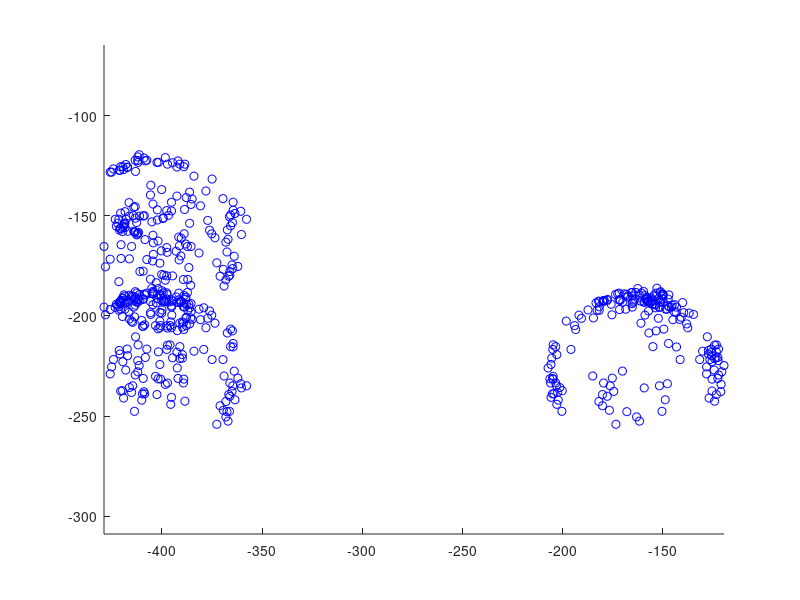
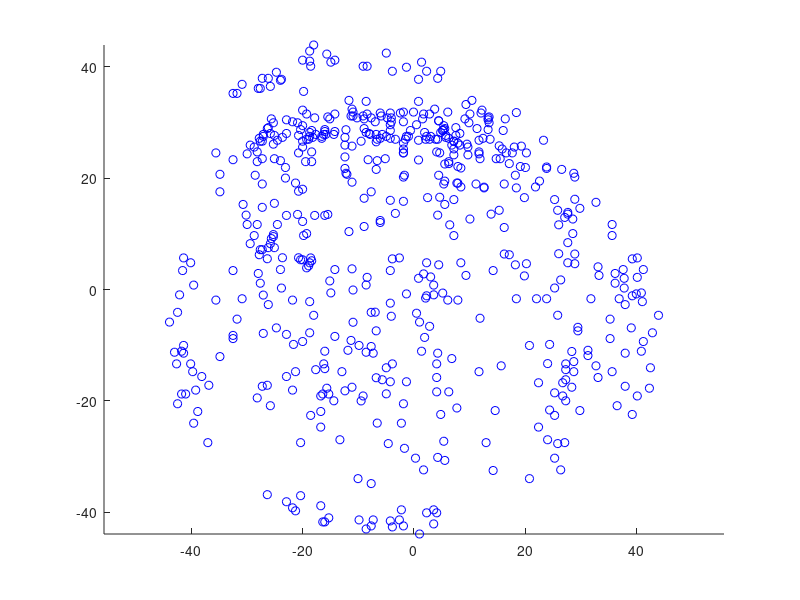
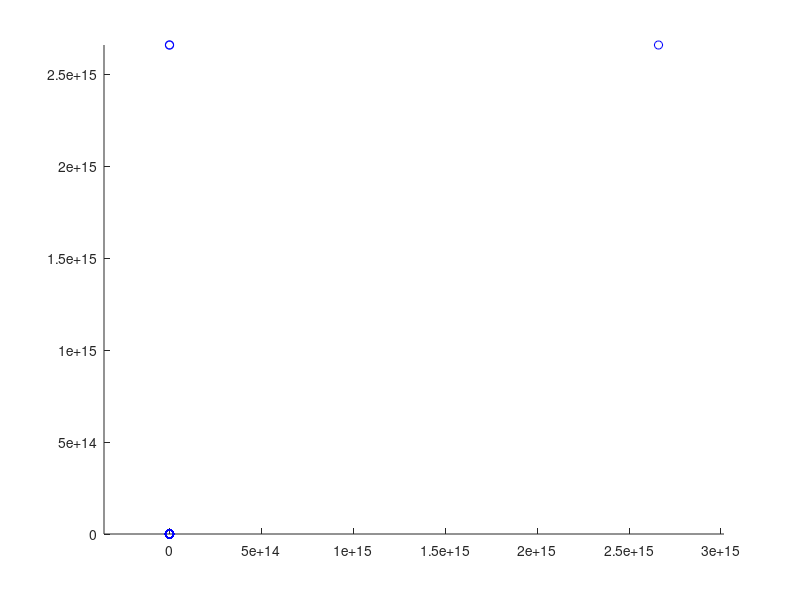

Here is the MATLAB script that generated these plots, in order:
clear all
clearvars
fid = fopen('log2.txt', 'r');
formatSpec = '%f';
sizeA = [3 Inf];
A = fscanf(fid,formatSpec,sizeA);
x = A(1,:);
y = A(2,:);
z = A(3,:);
mx_offset = (max(x) + min(x))/2
my_offset = (max(y) + min(y))/2
mz_offset = (max(z) + min(z))/2

mx_scale =(max(x) - min(x))/2;
my_scale =(max(y) - min(y))/2;
mz_scale =(max(z) - min(z))/2;

avg_scale = ((mx_scale + my_scale + mz_scale)/3);

xmid = x-mx_offset;
ymid = y-my_offset;
zmid = z-mz_offset;

xfin = avg_scale./(xmid-mx_scale);
yfin = avg_scale./(ymid-my_scale);
zfin = avg_scale./(ymid-my_scale);

figure('Name', 'Recorded Data');
scatter(x,y,'b');
hold on
scatter(x,z,'b');
scatter(y,z,'b');
axis equal

figure('Name', 'Data with corrected Offset');
scatter(xmid,ymid,'b');
hold on
scatter(xmid,zmid,'b');
scatter(ymid,zmid,'b');
axis equal

figure('Name','Data with corrected Scale & Offset');
scatter(xfin,yfin,'b');
hold on
scatter(xfin,zfin,'b');
scatter(yfin,zfin,'b');
axis equal;